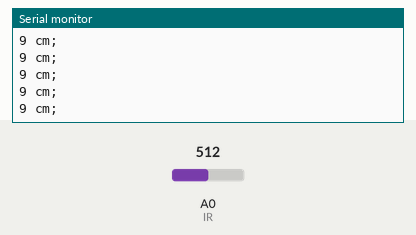
This sketch was run on a simulated Arduino Uno, built with avr-gcc and run on an emulated ATmega328P. Parts: the last lines printed to the serial monitor. The test bench sets the inputs (shaded band); at power-on: A0 (IR) = 512.

Above: at 1.2 s.
1.3 s: A0 (IR) set to 716
At 1.31 s:
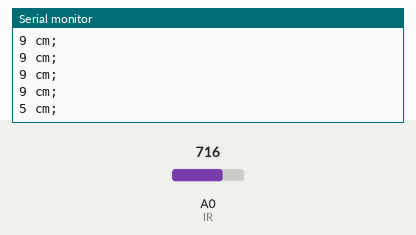
2.8 s: A0 (IR) set to 900
At 2.81 s:
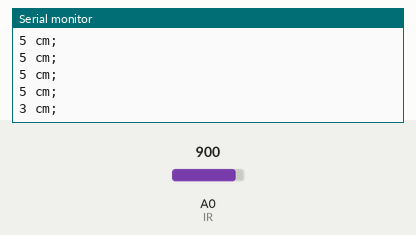
Timing chart, 0 to 5.8 s (numbered marks = the images above; inputs shaded):
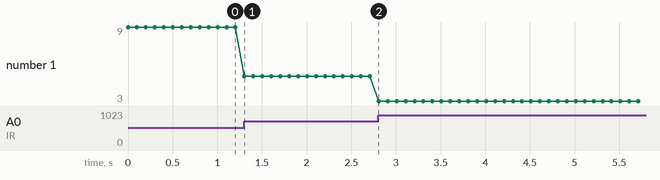

The sketch:

IR-SHARP.ino
```cpp
/*
* Sketch di prova per la misurazione della distanza tramite
* sensori IR Sharp
* v1 - GP2Y0A02YK0F
* v2 - GP2Y0A21YK0F
*/

#define IR A0

int sensorValue = 0;

void setup() {
  // put your setup code here, to run once:
  Serial.begin( 9600 );
}

void loop() {
  // put your main code here, to run repeatedly:
  int sensorValue = analogRead( IR );

  //int range =  (15837 / (sensorValue + 18)) - 11; // v1
  int range =  (6787 / (sensorValue - 3)) - 4; // v2

  Serial.print(range);
  Serial. println(" cm;");

  delay( 100 );
}
```

Measured:
- after the input at 1.3 s, the serial monitor: prints a new line at once (image 1)
- after the input at 2.8 s, the serial monitor: prints a new line at once (image 2)
- plotted number 1: 9 → 5 after the input at 1.3 s, 5 → 3 after the input at 2.8 s
